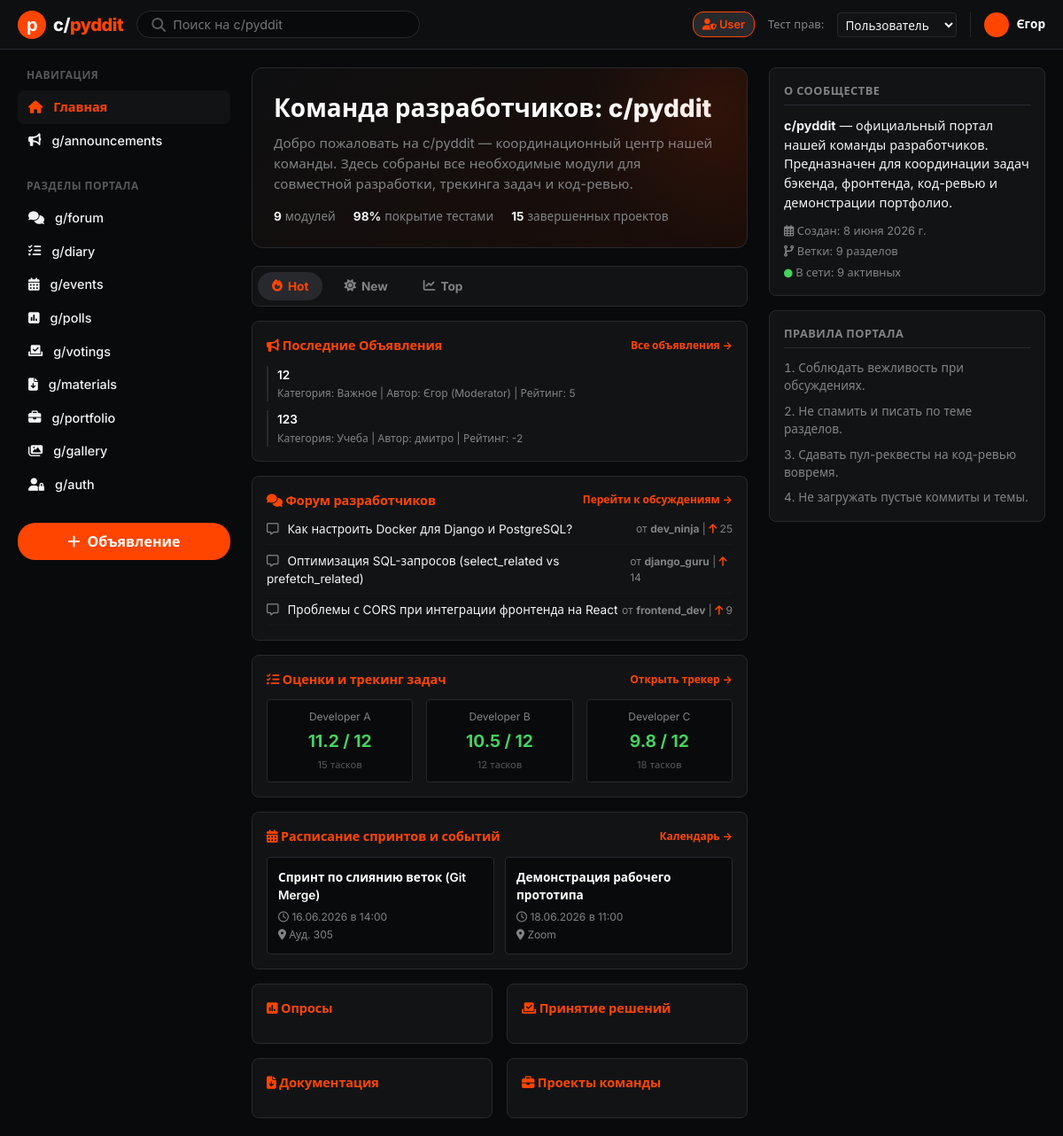
Before: / with the older database file.
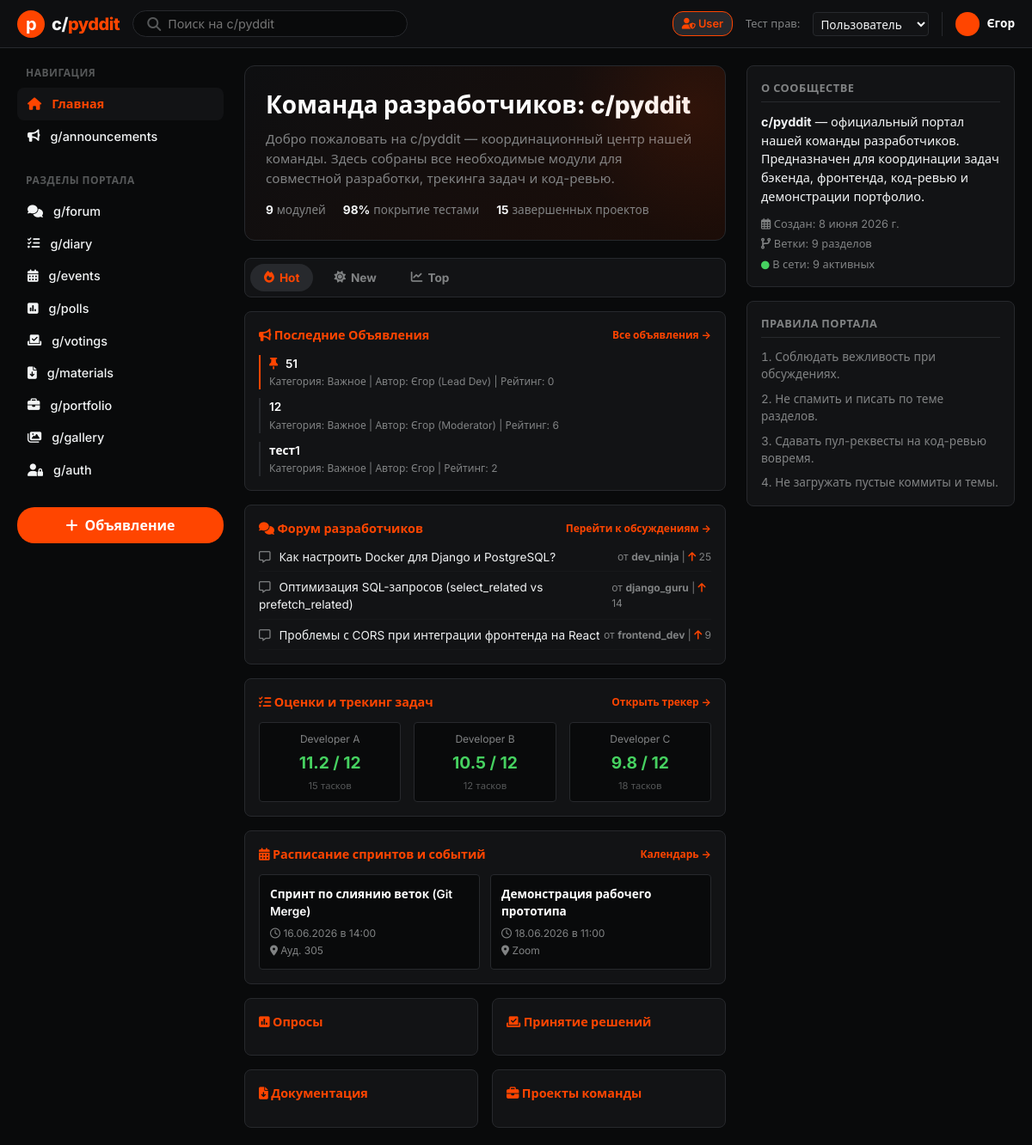
After: the same page with the newer database file.
### portal/models.py (models this page shows, shortened)
class Announcement(models.Model):
    CATEGORY_CHOICES = [
        ('Important', 'Важное'),
        ('General', 'Общее'),
        ('Event', 'Событие'),
        ('Academic', 'Учеба'),
    ]
    title = models.CharField(max_length=200, verbose_name="Заголовок")
    content = models.TextField(verbose_name="Содержание")
    category = models.CharField(
        max_length=20,
        choices=CATEGORY_CHOICES,
        default='General',
        verbose_name="Категория"
    )
    author_name = models.CharField(max_length=100, default="Администратор", verbose_name="Автор")
    likes = models.IntegerField(default=0, verbose_name="Рейтинг (лайки)")
    created_at = models.DateTimeField(auto_now_add=True, verbose_name="Дата создания")
    updated_at = models.DateTimeField(auto_now=True, verbose_name="Дата обновления")
    is_pinned = models.BooleanField(default=False, verbose_name="Закреплено")
    class Meta:
        ordering = ['-is_pinned', '-created_at']
        verbose_name = "Объявление"
        verbose_name_plural = "Объявления"

### portal/views.py (the view, shortened to what this page needs)
# urls.py: path('', views.home_view, name='home'),
def home_view(request):
    role = get_current_role(request)
    sort_by = request.GET.get('sort', 'hot')
    if sort_by == 'new':
        announcements = Announcement.objects.all().order_by('-is_pinned', '-created_at')[:3]
    elif sort_by == 'top':
        announcements = Announcement.objects.all().order_by('-is_pinned', '-likes', '-created_at')[:3]
    else: # hot
        announcements = Announcement.objects.all().order_by('-is_pinned', '-likes', '-created_at')[:3]
    mock_forum_posts = [
        {"title": "Как настроить Docker для Django и PostgreSQL?", "author": "dev_ninja", "replies": 12, "votes": 25},
        {"title": "Оптимизация SQL-запросов (select_related vs prefetch_related)", "author": "django_guru", "replies": 5, "votes": 14},
        {"title": "Проблемы с CORS при интеграции фронтенда на React", "author": "frontend_dev", "replies": 8, "votes": 9},
    ]
    mock_grades = [
        {"student": "Developer A", "average": 11.2, "grades_count": 15},
        {"student": "Developer B", "average": 10.5, "grades_count": 12},
        {"student": "Developer C", "average": 9.8, "grades_count": 18},
    ]
    mock_events = [
        {"title": "Спринт по слиянию веток (Git Merge)", "date": "16.06.2026", "time": "14:00", "place": "Ауд. 305"},
        {"title": "Демонстрация рабочего прототипа", "date": "18.06.2026", "time": "11:00", "place": "Zoom"},
    ]
    mock_polls = [
        {"question": "Какую базу данных использовать для продакшена?", "votes": 42},
        {"question": "Согласование времени дейли-митинга", "votes": 31},
    ]
    mock_votings = [
        {"title": "Архитектурный выбор: SPA на React или Django Templates?", "status": "Активно"},
        {"title": "Выбор хостинга для развертывания проекта", "status": "Завершено"},
    ]
    mock_materials = [
        {"name": "Шпаргалка по оптимизации Django ORM.pdf", "type": "pdf", "size": "1.2 MB"},
        {"name": "Полезное руководство по паттернам проектирования", "type": "link", "url": "https://refactoring.guru"},
    ]
    mock_portfolio = [
        {"title": "clumsy - Утилита для симуляции сетевых задержек", "author": "Егор"},
        {"title": "Парсер расписания занятий на Python", "author": "Dev"},
    ]
    mock_gallery = [
        {"title": "Рабочий процесс в команде", "type": "photo", "url": "https://picsum.photos/id/1/300/200"},
        {"title": "Скриншот архитектурной схемы проекта", "type": "photo", "url": "https://picsum.photos/id/10/300/200"},
    ]
    context = {
        'role': role,
        'announcements': announcements,
        'forum_posts': mock_forum_posts,
        'grades': mock_grades,
        'events': mock_events,
        'polls': mock_polls,
        'votings': mock_votings,
        'materials': mock_materials,
        'portfolio': mock_portfolio,
        'gallery': mock_gallery,
        'sort_by': sort_by,
    }
    return render(request, 'portal/home.html', context)

### portal/views.py (called while the page is built)
def get_current_role(request):
    return request.session.get('role', 'User')

### portal/templates/portal/home.html (shortened to what the changed rows need)
{% extends 'portal/base.html' %}
{% block content %}
    <div class="group-banner">
        <h1 class="banner-title">Команда разработчиков: c/pyddit</h1>
    </div>
    <div class="snippet-grid">
        <div class="snippet-card">
            {% if announcements %}
                <ul style="list-style: none; display: flex; flex-direction: column; gap: 10px;">
                    {% for item in announcements %}
                        <li style="border-left: 2px solid {% if item.is_pinned %}var(--accent-orange){% else %}var(--border-color){% endif %}; padding-left: 10px; font-size: 0.85rem;">
                            {% if item.is_pinned %}
                                <i class="fas fa-thumbtack" style="color: var(--accent-orange); margin-right: 5px;" title="Закреплено"></i>
                            {% endif %}
                            <a href="{% url 'announcement_detail' item.pk %}" style="font-weight: 600; color: white;">{{ item.title }}</a>
                            <div style="font-size: 0.75rem; color: var(--text-secondary); margin-top: 2px;">
                                Категория: {{ item.get_category_display }} | Автор: {{ item.author_name }} | Рейтинг: {{ item.likes }}
                            </div>
                        </li>
                    {% endfor %}
                </ul>
            {% else %}
                <p class="snippet-content">Объявлений пока нет.</p>
            {% endif %}
        </div>
        <div class="snippet-card">
            <ul style="list-style: none; display: flex; flex-direction: column; gap: 8px;">
                {% for post in forum_posts %}
                    <li style="display: flex; justify-content: space-between; align-items: center; font-size: 0.85rem; border-bottom: 1px solid rgba(255,255,255,0.02); padding-bottom: 6px;">
                        <span><i class="far fa-comment-alt" style="color: var(--text-secondary); margin-right: 6px;"></i> {{ post.title }}</span>
                        <span style="font-size: 0.75rem; color: var(--text-secondary);">от <strong>{{ post.author }}</strong> | <i class="fas fa-arrow-up" style="color: var(--accent-orange);"></i> {{ post.votes }}</span>
                    </li>
                {% endfor %}
            </ul>
        </div>
        <div class="snippet-card">
            <div style="display: flex; gap: 15px; flex-wrap: wrap;">
                {% for grade in grades %}
                    <div style="flex: 1; background-color: var(--bg-page); border: 1px solid var(--border-color); padding: 10px; border-radius: var(--radius-sm); text-align: center; min-width: 100px;">
                        <div style="font-size: 0.75rem; color: var(--text-secondary);">{{ grade.student }}</div>
                        <div style="font-size: 1.2rem; font-weight: 700; color: #46d160; margin: 4px 0;">{{ grade.average }} / 12</div>
                        <div style="font-size: 0.7rem; color: var(--text-muted);">{{ grade.grades_count }} тасков</div>
                    </div>
                {% endfor %}
            </div>
        </div>
        <div class="snippet-card">
            <div style="display: grid; grid-template-columns: repeat(auto-fit, minmax(200px, 1fr)); gap: 12px;">
                {% for event in events %}
                    <div style="background-color: var(--bg-page); border: 1px solid var(--border-color); padding: 12px; border-radius: var(--radius-sm);">
                        <div style="font-weight: 600; font-size: 0.85rem; color: white; margin-bottom: 6px;">{{ event.title }}</div>
                        <div style="font-size: 0.75rem; color: var(--text-secondary); display: flex; flex-direction: column; gap: 2px;">
                            <span><i class="far fa-clock"></i> {{ event.date }} в {{ event.time }}</span>
                            <span><i class="fas fa-map-marker-alt"></i> {{ event.place }}</span>
                        </div>
                    </div>
                {% endfor %}
            </div>
        </div>
    </div>
{% endblock %}

Changed rows visible on the page:
no longer on this page (row edited): Announcement: title "123", category "Учеба", author_name "дмитро", likes "-2"
added Announcement: is_pinned True (drawn), title "51", category "Важное", author_name "Єгор (Lead Dev)", likes "0"
changed Announcement "Єгор (Moderator)": likes "5" → "6"
added Announcement: title "тест1", category "Важное", author_name "Єгор", likes "2"
